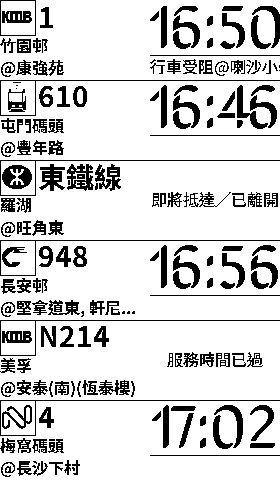

Source code (Python):
from paper_eta.src.libs.renderer.waveshare.epd3in7.absolute import row_6_eta_1
from paper_eta.src.libs import renderer
from paper_eta.src.libs.hketa.test import TESTS_TC

row_6_eta_1.Renderer().draw(TESTS_TC)["black"].save("./test.png")
# row_6_eta_3.Renderer().draw_error("內部錯誤")["black"].save("./test.png")
